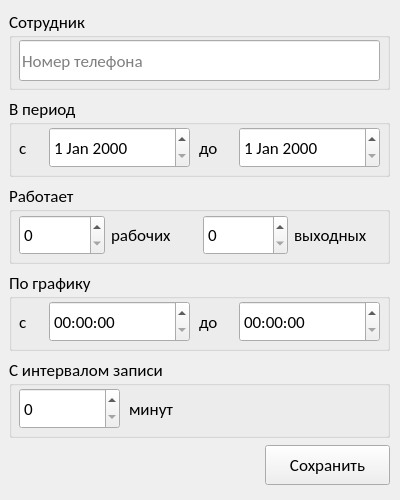
<?xml version="1.0" encoding="UTF-8"?>
<ui version="4.0">
 <class>Form</class>
 <widget class="QWidget" name="Form">
  <property name="geometry">
   <rect>
    <x>0</x>
    <y>0</y>
    <width>400</width>
    <height>500</height>
   </rect>
  </property>
  <property name="font">
   <font>
    <family>Calibri</family>
    <pointsize>13</pointsize>
   </font>
  </property>
  <property name="windowTitle">
   <string>Form</string>
  </property>
  <widget class="QWidget" name="verticalLayoutWidget">
   <property name="geometry">
    <rect>
     <x>9</x>
     <y>9</y>
     <width>381</width>
     <height>481</height>
    </rect>
   </property>
   <layout class="QVBoxLayout" name="verticalLayout">
    <item>
     <widget class="QGroupBox" name="groupBox">
      <property name="minimumSize">
       <size>
        <width>0</width>
        <height>80</height>
       </size>
      </property>
      <property name="maximumSize">
       <size>
        <width>16777215</width>
        <height>80</height>
       </size>
      </property>
      <property name="title">
       <string>Сотрудник</string>
      </property>
      <widget class="QLineEdit" name="edit">
       <property name="geometry">
        <rect>
         <x>10</x>
         <y>30</y>
         <width>361</width>
         <height>41</height>
        </rect>
       </property>
       <property name="placeholderText">
        <string>Номер телефона</string>
       </property>
      </widget>
     </widget>
    </item>
    <item>
     <widget class="QGroupBox" name="groupBox_4">
      <property name="minimumSize">
       <size>
        <width>0</width>
        <height>80</height>
       </size>
      </property>
      <property name="maximumSize">
       <size>
        <width>16777215</width>
        <height>80</height>
       </size>
      </property>
      <property name="title">
       <string>В период</string>
      </property>
      <widget class="QDateEdit" name="start_date">
       <property name="geometry">
        <rect>
         <x>40</x>
         <y>30</y>
         <width>141</width>
         <height>41</height>
        </rect>
       </property>
      </widget>
      <widget class="QDateEdit" name="end_date">
       <property name="geometry">
        <rect>
         <x>230</x>
         <y>30</y>
         <width>141</width>
         <height>41</height>
        </rect>
       </property>
      </widget>
      <widget class="QLabel" name="label_1">
       <property name="geometry">
        <rect>
         <x>190</x>
         <y>30</y>
         <width>31</width>
         <height>41</height>
        </rect>
       </property>
       <property name="text">
        <string>до</string>
       </property>
      </widget>
      <widget class="QLabel" name="label_2">
       <property name="geometry">
        <rect>
         <x>10</x>
         <y>30</y>
         <width>21</width>
         <height>41</height>
        </rect>
       </property>
       <property name="text">
        <string>с</string>
       </property>
      </widget>
     </widget>
    </item>
    <item>
     <widget class="QGroupBox" name="groupBox_3">
      <property name="minimumSize">
       <size>
        <width>0</width>
        <height>80</height>
       </size>
      </property>
      <property name="maximumSize">
       <size>
        <width>16777215</width>
        <height>80</height>
       </size>
      </property>
      <property name="title">
       <string>Работает</string>
      </property>
      <widget class="QWidget" name="horizontalLayoutWidget">
       <property name="geometry">
        <rect>
         <x>10</x>
         <y>30</y>
         <width>361</width>
         <height>42</height>
        </rect>
       </property>
       <layout class="QHBoxLayout" name="horizontalLayout">
        <item>
         <widget class="QSpinBox" name="weekdays">
          <property name="maximumSize">
           <size>
            <width>16777215</width>
            <height>40</height>
           </size>
          </property>
          <property name="sizeIncrement">
           <size>
            <width>0</width>
            <height>40</height>
           </size>
          </property>
          <property name="maximum">
           <number>365</number>
          </property>
         </widget>
        </item>
        <item>
         <widget class="QLabel" name="label_3">
          <property name="text">
           <string>рабочих</string>
          </property>
         </widget>
        </item>
        <item>
         <widget class="QSpinBox" name="weekends">
          <property name="minimumSize">
           <size>
            <width>0</width>
            <height>40</height>
           </size>
          </property>
          <property name="maximumSize">
           <size>
            <width>16777215</width>
            <height>40</height>
           </size>
          </property>
          <property name="maximum">
           <number>365</number>
          </property>
         </widget>
        </item>
        <item>
         <widget class="QLabel" name="label_4">
          <property name="text">
           <string>выходных</string>
          </property>
         </widget>
        </item>
       </layout>
      </widget>
     </widget>
    </item>
    <item>
     <widget class="QGroupBox" name="groupBox_5">
      <property name="minimumSize">
       <size>
        <width>0</width>
        <height>80</height>
       </size>
      </property>
      <property name="maximumSize">
       <size>
        <width>16777215</width>
        <height>80</height>
       </size>
      </property>
      <property name="title">
       <string>По графику</string>
      </property>
      <widget class="QTimeEdit" name="start_time">
       <property name="geometry">
        <rect>
         <x>40</x>
         <y>30</y>
         <width>141</width>
         <height>41</height>
        </rect>
       </property>
      </widget>
      <widget class="QTimeEdit" name="end_time">
       <property name="geometry">
        <rect>
         <x>230</x>
         <y>30</y>
         <width>141</width>
         <height>41</height>
        </rect>
       </property>
      </widget>
      <widget class="QLabel" name="label_5">
       <property name="geometry">
        <rect>
         <x>10</x>
         <y>30</y>
         <width>21</width>
         <height>41</height>
        </rect>
       </property>
       <property name="text">
        <string>с</string>
       </property>
      </widget>
      <widget class="QLabel" name="label_6">
       <property name="geometry">
        <rect>
         <x>190</x>
         <y>30</y>
         <width>31</width>
         <height>41</height>
        </rect>
       </property>
       <property name="text">
        <string>до</string>
       </property>
      </widget>
     </widget>
    </item>
    <item>
     <widget class="QGroupBox" name="groupBox_6">
      <property name="minimumSize">
       <size>
        <width>0</width>
        <height>80</height>
       </size>
      </property>
      <property name="maximumSize">
       <size>
        <width>16777215</width>
        <height>80</height>
       </size>
      </property>
      <property name="title">
       <string>С интервалом записи</string>
      </property>
      <widget class="QLabel" name="label_8">
       <property name="geometry">
        <rect>
         <x>120</x>
         <y>30</y>
         <width>71</width>
         <height>41</height>
        </rect>
       </property>
       <property name="text">
        <string>минут</string>
       </property>
      </widget>
      <widget class="QSpinBox" name="duration">
       <property name="geometry">
        <rect>
         <x>10</x>
         <y>30</y>
         <width>101</width>
         <height>41</height>
        </rect>
       </property>
       <property name="maximum">
        <number>1440</number>
       </property>
       <property name="value">
        <number>0</number>
       </property>
      </widget>
     </widget>
    </item>
    <item>
     <layout class="QHBoxLayout" name="horizontalLayout_3">
      <item>
       <widget class="QLabel" name="label">
        <property name="minimumSize">
         <size>
          <width>0</width>
          <height>40</height>
         </size>
        </property>
        <property name="maximumSize">
         <size>
          <width>16777215</width>
          <height>40</height>
         </size>
        </property>
        <property name="text">
         <string/>
        </property>
       </widget>
      </item>
      <item>
       <widget class="QPushButton" name="button">
        <property name="minimumSize">
         <size>
          <width>125</width>
          <height>40</height>
         </size>
        </property>
        <property name="maximumSize">
         <size>
          <width>125</width>
          <height>40</height>
         </size>
        </property>
        <property name="text">
         <string>Сохранить</string>
        </property>
       </widget>
      </item>
     </layout>
    </item>
   </layout>
  </widget>
 </widget>
 <resources/>
 <connections/>
</ui>
